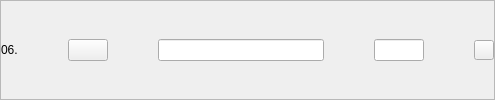
              <widget class="QFrame" name="result6">
               <property name="frameShape">
                <enum>QFrame::StyledPanel</enum>
               </property>
               <property name="frameShadow">
                <enum>QFrame::Raised</enum>
               </property>
               <layout class="QHBoxLayout" name="horizontalLayout_30" stretch="1,0,10,3,0">
                <property name="spacing">
                 <number>50</number>
                </property>
                <property name="leftMargin">
                 <number>0</number>
                </property>
                <property name="topMargin">
                 <number>0</number>
                </property>
                <property name="rightMargin">
                 <number>0</number>
                </property>
                <property name="bottomMargin">
                 <number>0</number>
                </property>
                <item>
                 <widget class="QLabel" name="nro6">
                  <property name="text">
                   <string>06.</string>
                  </property>
                 </widget>
                </item>
                <item>
                 <widget class="QPushButton" name="seeResult6Button">
                  <property name="text">
                   <string/>
                  </property>
                  <property name="icon">
                   <iconset resource="../resources.qrc">
                    <normaloff>:/Buttons/img/amacapy-boton-ver.png</normaloff>:/Buttons/img/amacapy-boton-ver.png</iconset>
                  </property>
                  <property name="iconSize">
                   <size>
                    <width>30</width>
                    <height>30</height>
                   </size>
                  </property>
                 </widget>
                </item>
                <item>
                 <widget class="QLineEdit" name="titleResult6"/>
                </item>
                <item>
                 <widget class="QLineEdit" name="priceResult6">
                  <property name="maximumSize">
                   <size>
                    <width>120</width>
                    <height>16777215</height>
                   </size>
                  </property>
                 </widget>
                </item>
                <item>
                 <widget class="QPushButton" name="deleteResult6Button">
                  <property name="sizePolicy">
                   <sizepolicy hsizetype="Fixed" vsizetype="Fixed">
                    <horstretch>0</horstretch>
                    <verstretch>0</verstretch>
                   </sizepolicy>
                  </property>
                  <property name="maximumSize">
                   <size>
                    <width>20</width>
                    <height>20</height>
                   </size>
                  </property>
                  <property name="text">
                   <string/>
                  </property>
                  <property name="icon">
                   <iconset resource="../resources.qrc">
                    <normaloff>:/Buttons/img/amacapy-boton-eliminar.png</normaloff>:/Buttons/img/amacapy-boton-eliminar.png</iconset>
                  </property>
                  <property name="iconSize">
                   <size>
                    <width>20</width>
                    <height>20</height>
                   </size>
                  </property>
                 </widget>
                </item>
               </layout>
              </widget>
